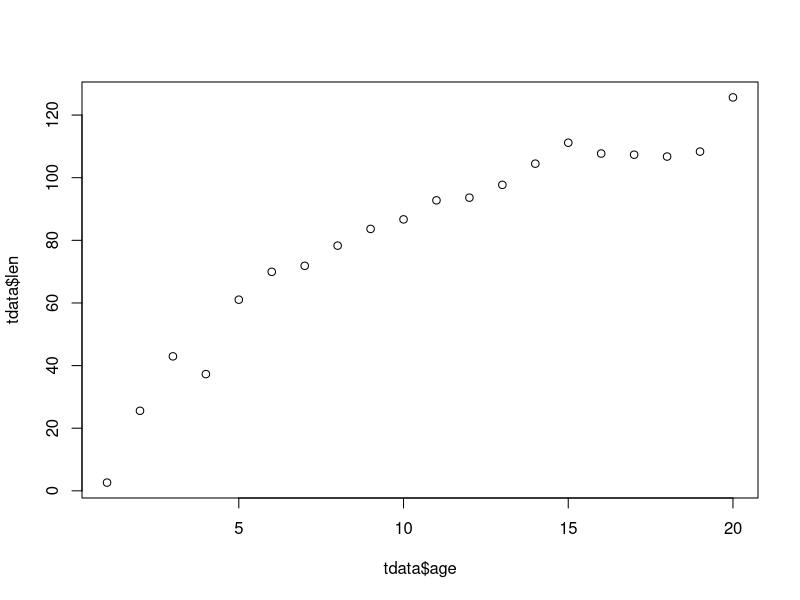
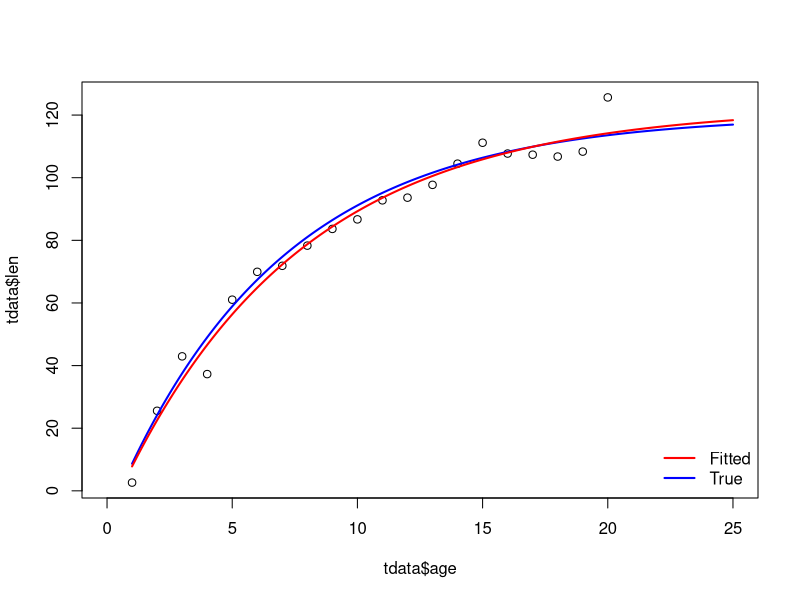

Write the R code that produced these figures, in order. (Note: this script raises an error after producing the figures.)
#------------------------Part I----------------------------
# try nlmbin
#generate a sample from known population parameters
n=20
pop.mu=5
pop.s2=1;

?rnorm
y = rnorm(n=n,mean=pop.mu,sd=sqrt(pop.s2))
print(y,digits=3)

ybar=mean(y)
print(ybar)

yvar = sum((y-ybar)^2)/n
print(yvar)

#pretend we don't know the pop mu and s2 and estimate 
normal.nll <- function(parm){
  mu  = parm[1]
  s2  = exp(parm[2])
  nll =  n*log(2*pi*s2)/2 + sum((y-mean(y))^2)/(2*s2) + n*(mean(y)-mu)^2/(2*s2)
  return(nll)
}

parm.start = c(0,1)
normal.nll(parm.start)

mle.fit = nlminb(parm.start,normal.nll)
print(mle.fit)

exp(mle.fit$par[2])

###Same as:
normal.nll2 <- function(parm){
  mu  = parm[1]
  s2  = exp(parm[2])
  prob= dnorm(y,mean=mu,sd=sqrt(s2))
  nll = -sum(log(prob))
  return(nll)
}

parm.start = c(0,1)
normal.nll2(parm.start)
mle.fit2 = nlminb(parm.start,normal.nll2)
print(mle.fit2)

###Same as:
normal.nll3 <- function(parm){
  mu  = parm[1]
  s2  = exp(parm[2])
  nll= -sum(dnorm(y,mean=mu,sd=sqrt(s2),log = TRUE))
  return(nll)
}

parm.start = c(0,1)
normal.nll3(parm.start)
mle.fit3 = nlminb(parm.start,normal.nll3)

mle.fit$par
mle.fit2$par
mle.fit3$par

#------------------------Part II----------------------------
# code up a optimizer to understand how nlminb works
set.seed(1234)

library(numDeriv)

vonb = function(Linf,K,ao,age){
  len = Linf*(1-exp(-K*(age-ao)));
  return(len)
}

tdata=data.frame(age=seq(1,20,by=1))
n = length(tdata$age)

pop.Linf = 120
pop.K = 0.15
pop.a0 = 0.5
err.mu = 0
err.s2 = 5

tdata$len = vonb(pop.Linf,pop.K,pop.a0,tdata$age) + rnorm(n,err.mu,sd=err.s2)

plot(tdata$age,tdata$len)

vonb_nll = function(parm){
  
  Linf = exp(parm[1])
  K = exp(parm[2])
  ao = exp(parm[3])
  s2 = exp(parm[4])

  mu = vonb(Linf,K,ao,tdata$age)
  n = length(mu)
  resid = tdata$len-mu
  nll = n*log(2*pi*s2)/2 + sum(resid**2)/(2*s2)
  return(nll)
}

parm.true = log(c(pop.Linf,pop.K,pop.a0,err.s2))
nlminb(parm.true, vonb_nll)

## jacobian: matrix of all first order partial derivatives 
der.vonb = function(Linf,K,ao,age){
  mu = Linf*(1-exp(-K*(age-ao))) # mu is always the E(L)
  dmu.dLinf = 1-exp(-K*(age-ao))
  dmu.dK = Linf*exp(-K*(age-ao))*(age-ao)
  dmu.dao = -Linf*exp(-K*(age-ao))*K
  
  ret = cbind(dmu.dLinf,dmu.dK,dmu.dao)
  return(ret)
}

##check
der.vonb(120,0.1,0.1,tdata$age)


vonb_wrap =  function(parm,age){
  return(vonb(parm[1],parm[2],parm[3],age))
}

jacobian(vonb_wrap, c(120,0.1,0.1),age=tdata$age) 

## gradient: vector of first order derivatives
der.vonb_nll = function(parm){
  Linf = exp(parm[1])
  K = exp(parm[2])
  ao = exp(parm[3])
  s2 = exp(parm[4])
  mu = vonb(Linf,K,ao,tdata$age)
  n = length(mu)
  resid = tdata$len-mu
  nll = n*log(2*pi*s2)/2 + sum(resid**2)/(2*s2) 
  
  jac = der.vonb(Linf,K,ao,tdata$age)   
  
  dnll.dreg_parm = apply(-resid*jac/s2,2,sum)
  dnll.ds2 = n/(2*s2) - 0.5*sum(resid**2)/(s2**2) 
  
  ret = c(dnll.dreg_parm,dnll.ds2)
  names(ret) = c('dnll.dLinf','dnll.dK','dnll.dao','dnll.ds2') 
  
  return(ret*exp(parm))
}
# note: last step because ret is deriv with respect to natural scale parms;
# but we need derivs wrt to log(parm)

## check
start.parm = log(c(120,0.15,0.5,25))
der.vonb_nll(start.parm)

grad(vonb_nll,start.parm)

## hessian
## next three functions are derivatives of jacobian wrt to Linf, k, and ao
der.vonb.dLinf = function(Linf,K,ao,age){
  ret = cbind(0,exp(-K*(age-ao))*(age-ao),-exp(-K*(age-ao))*K)
  return(ret)
}

der.vonb.dK = function(Linf,K,ao,age){
  ret = cbind(exp(-K*(age-ao))*(age-ao),-Linf*exp(-K*(age-ao))*((age-ao)**2),Linf*exp(-K*(age-ao))*K*(age-ao)-Linf*exp(-K*(age-ao)))
  return(ret)
}

der.vonb.dao = function(Linf,K,ao,age){
  ret = cbind(-exp(-K*(age-ao))*K,Linf*exp(-K*(age-ao))*K*(age-ao)-Linf*exp(-K*(age-ao)),-Linf*exp(-K*(age-ao))*K*K)
  return(ret)
}


## hessian matrix - not a simple function!;

der2.vonb_nll = function(parm){
  Linf = exp(parm[1])
  K = exp(parm[2])
  ao = exp(parm[3])
  s2 = exp(parm[4])
  mu = vonb(Linf,K,ao,tdata$age)
  n = length(mu)
  resid = tdata$len-mu
  nll = n*log(2*pi*s2)/2 + sum(resid**2)/(2*s2)
  
  #second order derivatives 
  jac = der.vonb(Linf,K,ao,tdata$age)   
  dnll.dreg_parm = apply(-resid*jac,2,sum)/s2
  d2nll.dreg_parm = t(jac)%*%jac/s2
  
  #second order derivatives for s2
  t1 = apply(-resid*der.vonb.dLinf(Linf,K,ao,tdata$age)/s2,2,sum)
  t2 = apply(-resid*der.vonb.dK(Linf,K,ao,tdata$age)/s2,2,sum)
  t3 = apply(-resid*der.vonb.dao(Linf,K,ao,tdata$age)/s2,2,sum)
  d2nll.dreg_parm = d2nll.dreg_parm + cbind(t1,t2,t3);  
  
  d2nll.dreg_parm.ds2 = -dnll.dreg_parm/s2
  
  d2nll.d2s2 = -n/(2*s2*s2) + sum(resid**2)/(s2**3) 
  
  ret = matrix(NA,4,4)
  ret[1:3,1:3] = d2nll.dreg_parm
  ret[4,1:3]=d2nll.dreg_parm.ds2 
  ret[1:3,4]=d2nll.dreg_parm.ds2 
  ret[4,4]=d2nll.d2s2
  
  Ip = diag(exp(parm))
  
  ret = diag(der.vonb_nll(parm)) + Ip%*%ret%*%Ip 
  # note: this step because ret is deriv2 with respect to natural scale parms;
  # but we need deriv2s wrt to log(parm)
  
  rownames(ret) = c('Linf','K','ao','s2') 
  colnames(ret) = c('Linf','K','ao','s2') 
  
  return(ret)
}

## check
der2.vonb_nll(start.parm)

hessian(vonb_nll,start.parm)

#Newtons Algorithm to find the parameter values that minimize vonb_nll(parm);
parm=start.parm;
maxd = 1
iter=1

while(maxd>1e-6){
  invH = solve(der2.vonb_nll(parm));
  del = invH%*%der.vonb_nll(parm); # update in parm estimates
  parm = as.vector(parm - del); 
  fn = vonb_nll(parm)
  out = t(rbind(iter,fn,del)) 
  colnames(out) = c('iter','fn','del log(Linf)','del log(K)','del log(ao)','del log(s2)')
  print(out)
  print(exp(parm))
  maxd = max(abs(del))
  iter=iter+1
}

age.pred = seq(min(tdata$age),25,by=0.1)
mu.true = vonb(exp(parm.true[1]),exp(parm.true[2]),exp(parm.true[3]),age.pred); 
mu.fit = vonb(exp(parm[1]),exp(parm[2]),exp(parm[3]),age.pred);

plot(tdata$age,tdata$len,xlim=c(0,25),ylim = range(tdata$len,mu.true,mu.fit))
lines(age.pred,mu.true,lwd=2,col='blue')  
lines(age.pred,mu.fit,lwd=2,col='red')
legend("bottomright",bty='n',lwd=2,col=c('red','blue'),c('Fitted','True'))

##try different starting values;
parm=c(log(c(120,0.15,0.5,15)));
maxd = 1
iter=1
while(maxd>1e-6){
  invH = solve(der2.vonb_nll(parm));
  del = invH%*%der.vonb_nll(parm);
  parm = as.vector(parm - del); 
  fn = vonb_nll(parm)
  out = t(rbind(iter,fn,del)) 
  colnames(out) = c('iter','fn','del log(Linf)','del log(K)','del log(ao)','del log(s2)')
  print(out)
  print(exp(parm))
  maxd = max(abs(del))
  iter=iter+1
}

## better approach 
parm=c(log(c(120,0.15,1,15)));
maxd = 1
iter=1
while(maxd>1e-6){
  del = solve(der2.vonb_nll(parm),-der.vonb_nll(parm))
  parm = parm + del; 
  fn = vonb_nll(parm)
  out = c(iter,fn,del) 
  names(out) = c('iter','fn','del log(Linf)','del log(K)','del log(ao)','del log(s2)')
  print(out)
  print(exp(parm))
  maxd = max(abs(del))
  iter=iter+1
}

## better approach but poor starting values
parm=c(log(c(115,0.15,1,15)));
maxd = 1
iter=1
while(maxd>1e-6){
  del = solve(der2.vonb_nll(parm),-der.vonb_nll(parm))
  parm = parm + del; 
  fn = vonb_nll(parm)
  out = c(iter,fn,del) 
  names(out) = c('iter','fn','del log(Linf)','del log(K)','del log(ao)','del log(s2)')
  print(out)
  print(exp(parm))
  maxd = max(abs(del))
  iter=iter+1
}
## better approach but poor starting values; use a smaller newton step;
parm=c(log(c(115,0.15,1,15)));
maxd = 1
iter=1
while(maxd>1e-6){
  del = solve(der2.vonb_nll(parm),-der.vonb_nll(parm))
  parm = parm + 0.01*del; 
  fn = vonb_nll(parm)
  out = c(iter,fn,del) 
  names(out) = c('iter','fn','del log(Linf)','del log(K)','del log(ao)','del log(s2)')
  print(out)
  print(exp(parm))
  maxd = max(abs(del))
  iter=iter+1
}
opt.parm=parm

######################################So much easier with nlminb!!!
parm=c(log(c(115,0.15,1,15)));
fit1=nlminb(parm,vonb_nll)
fit1$par
opt.parm

# use gradient;
fit=nlminb(parm,vonb_nll,der.vonb_nll);
fit$par
opt.parm

